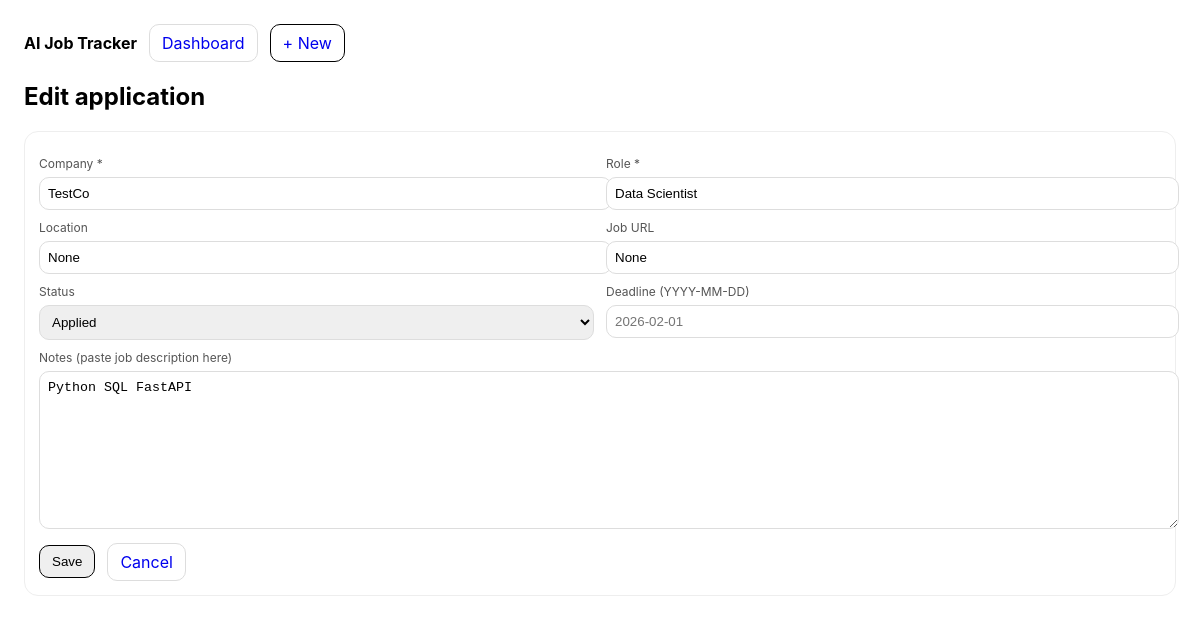
The app's page /edit/4 with its own data.
### app/models.py (models this page shows)
class JobApplication(Base):
    __tablename__ = "job_applications"
    id = Column(Integer, primary_key=True, index=True)
    company = Column(String, nullable=False)
    role = Column(String, nullable=False)
    location = Column(String, nullable=True)
    job_url = Column(String, nullable=True)
    status = Column(String, nullable=False, default="Wishlist")  # keep simple for MVP
    deadline = Column(Date, nullable=True)
    notes = Column(Text, nullable=True)
    created_at = Column(DateTime, default=datetime.utcnow, nullable=False)

### app/main.py (the view)
@app.get("/edit/{app_id}")
def edit_form(app_id: int, request: Request, db: Session = Depends(get_db)):
    r = crud.get_application(db, app_id)
    if not r:
        raise HTTPException(status_code=404, detail="Application not found")
    return templates.TemplateResponse(
        "form.html",
        {
            "request": request,
            "heading": "Edit application",
            "action": f"/edit/{app_id}",
            "app": schemas.JobApplicationOut.model_validate(r).model_dump(),
            "statuses": STATUSES,
        },
    )

### app/templates/form.html
{% extends "base.html" %}
{% block content %}
  <h2>{{ heading }}</h2>
  <form method="post" action="{{ action }}" class="card">
    <div class="grid">
      <div>
        <label>Company *</label>
        <input name="company" value="{{ app.company if app else '' }}" required />
      </div>
      <div>
        <label>Role *</label>
        <input name="role" value="{{ app.role if app else '' }}" required />
      </div>
    </div>
    <div class="grid">
      <div>
        <label>Location</label>
        <input name="location" value="{{ app.location if app else '' }}" />
      </div>
      <div>
        <label>Job URL</label>
        <input name="job_url" value="{{ app.job_url if app else '' }}" />
      </div>
    </div>
    <div class="grid">
      <div>
        <label>Status</label>
        <select name="status">
          {% for s in statuses %}
            <option value="{{ s }}" {% if app and app.status == s %}selected{% endif %}>{{ s }}</option>
          {% endfor %}
        </select>
      </div>
      <div>
        <label>Deadline (YYYY-MM-DD)</label>
        <input name="deadline" value="{{ app.deadline if app and app.deadline else '' }}" placeholder="2026-02-01" />
      </div>
    </div>
    <div class="grid-1">
      <div>
        <label>Notes (paste job description here)</label>
        <textarea name="notes">{{ app.notes if app and app.notes else '' }}</textarea>
      </div>
    </div>
    <div class="row" style="margin-top:10px;">
      <button class="btn btn-primary" type="submit">Save</button>
      <a class="btn" href="/">Cancel</a>
    </div>
  </form>
{% endblock %}

### app/templates/base.html (style rules this page uses)
body { font-family: -apple-system, system-ui, Segoe UI, Roboto, Arial, sans-serif; margin: 24px; }
a { text-decoration:none; }
.btn { display:inline-block; padding: 8px 12px; border: 1px solid #ddd; border-radius: 10px; }
.btn-primary { border-color: #000; }
.row { display:flex; gap:12px; align-items:center; flex-wrap:wrap; }
.card { border:1px solid #eee; border-radius: 14px; padding: 14px; margin: 12px 0; }
input, select, textarea { padding: 8px; border: 1px solid #ddd; border-radius: 10px; width: 100%; }
textarea { min-height: 140px; }
label { display:block; font-size: 12px; color:#555; margin: 10px 0 6px; }
.grid { display:grid; grid-template-columns: 1fr 1fr; gap: 12px; }
.grid-1 { display:grid; grid-template-columns: 1fr; gap: 12px; }

### records on screen
JobApplication: company "TestCo", role "Data Scientist", status "Applied", notes "Python SQL FastAPI"

### other values on screen
{{ heading }} "Edit application"
